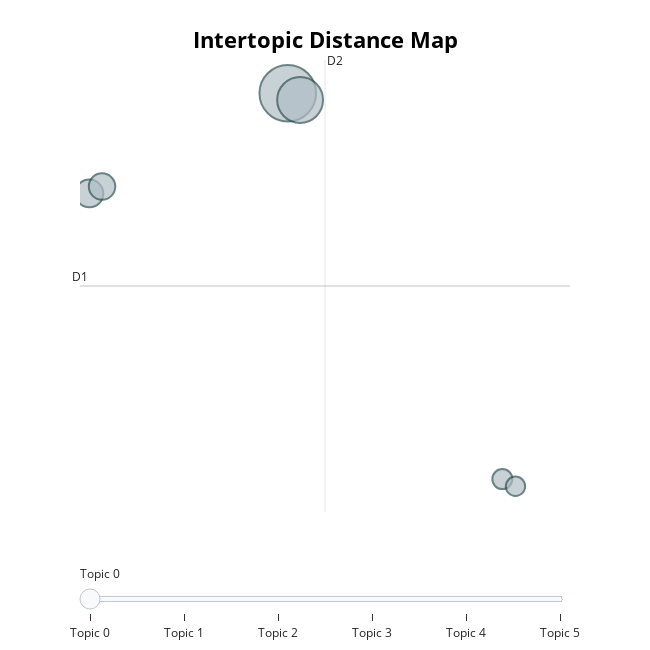

The notebook cell saved with this chart:
### Code cell
topic_model.visualize_topics().show()

### Figure 1 — Plotly figure (JSON) as saved in the notebook; plotly's stock layout.template omitted (floating-point values rounded to 4 significant figures)
{"data": [{"customdata": [[0, "thành | chính | công | sau | và", 128], [1, "tuổi | diễn | của | người | anh", 84], [2, "nga | ukraine | quân | israel | mỹ", 31], [3, "trump | ông | mỹ | luật | musk", 28], [4, "cup | world | club | fifa | inter", 16], [5, "wimbledon | vòng | vợt | djokovic | tay", 15]], "hovertemplate": "<b>Topic %{customdata[0]}</b><br>%{customdata[1]}<br>Size: %{customdata[2]}", "legendgroup": "", "marker": {"color": "#B0BEC5", "line": {"color": "DarkSlateGrey", "width": 2}, "size": [128, 84, 31, 28, 16, 15], "sizemode": "area", "sizeref": 0.08, "symbol": "circle"}, "mode": "markers", "name": "", "orientation": "v", "showlegend": false, "type": "scatter", "x": [4.056, 4.425, -1.871, -1.493, 10.47, 10.86], "xaxis": "x", "y": [12.14, 11.77, 6.647, 7.025, -9.009, -9.401], "yaxis": "y"}], "layout": {"annotations": [{"showarrow": false, "text": "D1", "x": -2.151, "y": 1.575, "yshift": 10}, {"showarrow": false, "text": "D2", "x": 5.169, "xshift": 10, "y": 13.96}], "height": 650, "hoverlabel": {"bgcolor": "white", "font": {"family": "Rockwell", "size": 16}}, "legend": {"itemsizing": "constant", "tracegroupgap": 0}, "margin": {"t": 60}, "shapes": [{"line": {"color": "#CFD8DC", "width": 2}, "type": "line", "x0": 5.169, "x1": 5.169, "y0": -10.81, "y1": 13.96}, {"line": {"color": "#9E9E9E", "width": 2}, "type": "line", "x0": -2.151, "x1": 12.49, "y0": 1.575, "y1": 1.575}], "sliders": [{"active": 0, "pad": {"t": 50}, "steps": [{"args": [{"marker.color": [["red", "#B0BEC5", "#B0BEC5", "#B0BEC5", "#B0BEC5", "#B0BEC5"]]}], "label": "Topic 0", "method": "update"}, {"args": [{"marker.color": [["#B0BEC5", "red", "#B0BEC5", "#B0BEC5", "#B0BEC5", "#B0BEC5"]]}], "label": "Topic 1", "method": "update"}, {"args": [{"marker.color": [["#B0BEC5", "#B0BEC5", "red", "#B0BEC5", "#B0BEC5", "#B0BEC5"]]}], "label": "Topic 2", "method": "update"}, {"args": [{"marker.color": [["#B0BEC5", "#B0BEC5", "#B0BEC5", "red", "#B0BEC5", "#B0BEC5"]]}], "label": "Topic 3", "method": "update"}, {"args": [{"marker.color": [["#B0BEC5", "#B0BEC5", "#B0BEC5", "#B0BEC5", "red", "#B0BEC5"]]}], "label": "Topic 4", "method": "update"}, {"args": [{"marker.color": [["#B0BEC5", "#B0BEC5", "#B0BEC5", "#B0BEC5", "#B0BEC5", "red"]]}], "label": "Topic 5", "method": "update"}]}], "title": {"font": {"color": "Black", "size": 22}, "text": "<b>Intertopic Distance Map</b>", "x": 0.5, "xanchor": "center", "y": 0.95, "yanchor": "top"}, "width": 650, "xaxis": {"anchor": "y", "domain": [0, 1], "range": [-2.151, 12.49], "title": {"text": ""}, "visible": false}, "yaxis": {"anchor": "x", "domain": [0, 1], "range": [-10.81, 13.96], "title": {"text": ""}, "visible": false}}}
